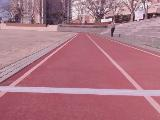
#> input picture image/stop_line_1.jpg, 160 x 120 px
$ python contour_main.py
#> lines starting #> are read from the running program, lines starting #| are printed output that depends on the picture; after the words box and inside, x2 and y2 are one past the last pixel; in counts of white or black regions, pixels touching at a corner belong together
import cv2
import numpy as np

def region_of_interest(image):
    h = int(image.shape[0])
    w = int(image.shape[1])

    # 관심 영역 표시 [LB][LT][RT][RB]
    _shape = np.array([
        [int(0.15 * w), int(0.95 * h)], [int(0.15 * w), int(0.65 * h)],
        [int(0.80 * w), int(0.65 * h)], [int(0.80 * w), int(0.95 * h)],
    ])

    mask = np.zeros_like(image)

    if len(image.shape) > 2:
        channel_count = image.shape[2]
        ignore_mask_color = (255,) * channel_count
    else:
        ignore_mask_color = 255

    cv2.fillPoly(mask, np.int32([_shape]), ignore_mask_color)
    roi_image = cv2.bitwise_and(image, mask)

    return roi_image

img = cv2.imread('../image/stop_line_1.jpg')
#> img is the input picture: shape (120, 160, 3); mean B, G, R 131.2, 117.2, 172.5
gray = cv2.cvtColor(img, cv2.COLOR_BGR2GRAY)
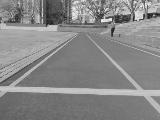
#> gray: shape (120, 160); min 23, max 250, mean 135.4
roi_img = region_of_interest(gray)
#> in region_of_interest, `cv2.fillPoly(mask, np.int32([_shape]), ignore_mask_color)`:
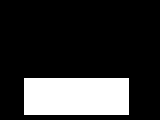
#> mask: shape (120, 160); 20.2% white; 1 white region, box (x1, y1, x2, y2) and area: (24, 78, 129, 115) 3885
#> in region_of_interest, `roi_image = cv2.bitwise_and(image, mask)`:
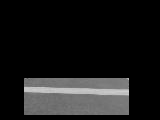
#> roi_image: shape (120, 160); min 0, max 210, mean 26

ret, thresh = cv2.threshold(roi_img, 127, 255, 0)
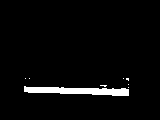
#> thresh: shape (120, 160); 3.6% white; 8 white regions (7 under 20 px)

contours, hierachy = cv2.findContours(thresh, cv2.RETR_EXTERNAL, cv2.CHAIN_APPROX_NONE)
#> contours = 8 contours, 7 with area under 20; largest, box (x1, y1, x2, y2) and area: (24, 86, 129, 96) 556
contour_image = cv2.drawContours(img, contours, -1, (0, 255, 0), 3)
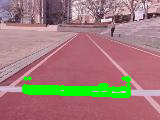
#> contour_image: shape (120, 160, 3); mean B, G, R 121.3, 124.4, 160.7

cv2.imshow('image', contour_image)
cv2.waitKey(0)
cv2.destroyAllWindows()

$ run again, with image/stop_line_2.jpg copied over image/stop_line_1.jpg
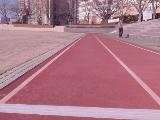
#> input picture image/stop_line_2.jpg, 160 x 120 px
#> img is the input picture: shape (120, 160, 3); mean B, G, R 136, 121.6, 173.6
#> mask: shape (120, 160); 20.2% white; 1 white region, box (x1, y1, x2, y2) and area: (24, 78, 129, 115) 3885
#> `ret, thresh = cv2.threshold(roi_img, 127, 255, 0)`:
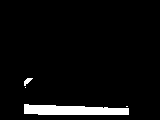
#> thresh: shape (120, 160); 4.9% white; 4 white regions (2 under 20 px)
#> contours = 4 contours, 2 with area under 20; largest, box (x1, y1, x2, y2) and area: (24, 104, 129, 115) 790, (24, 78, 33, 86) 26
#> `contour_image = cv2.drawContours(img, contours, -1, (0, 255, 0), 3)`:
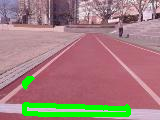
#> contour_image: shape (120, 160, 3); mean B, G, R 125, 128.1, 161.4

$ run again, with image/TestTrack_3.jpg copied over image/stop_line_1.jpg
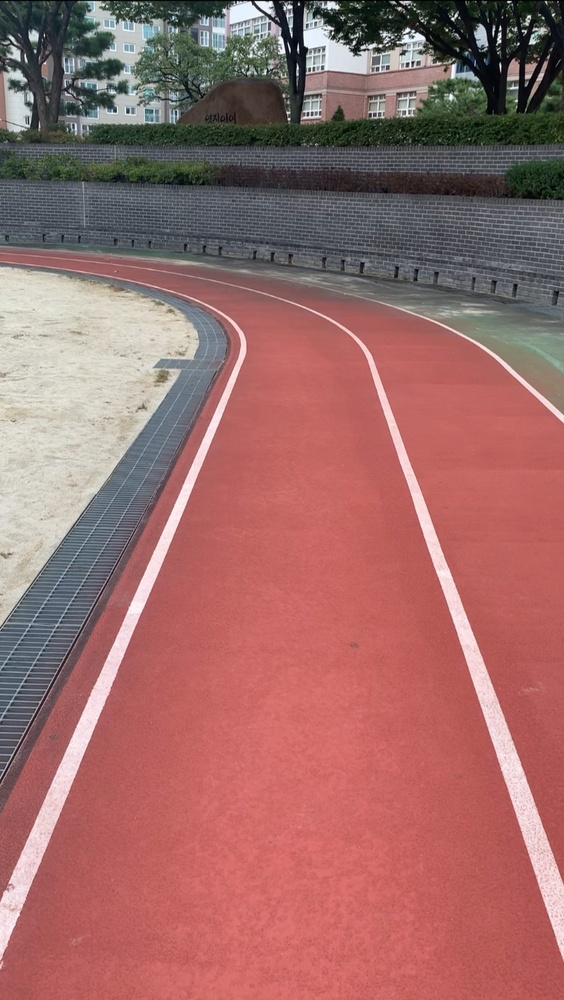
#> input picture image/TestTrack_3.jpg, 564 x 1000 px, shrunk from 828 x 1469 before the run
#> img is the input picture: shape (1000, 564, 3); mean B, G, R 105.3, 107.3, 157.3
#> in region_of_interest, `cv2.fillPoly(mask, np.int32([_shape]), ignore_mask_color)`:
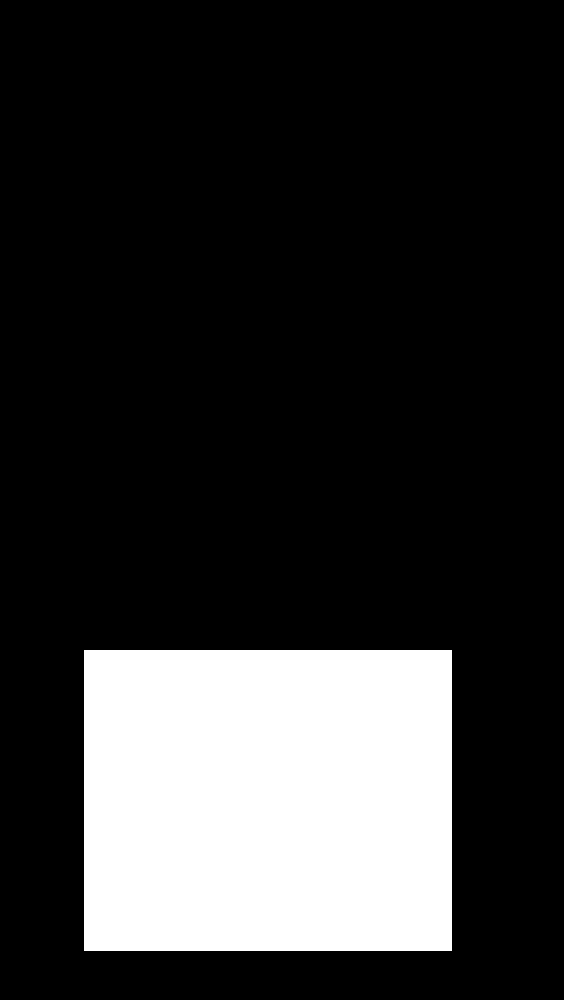
#> mask: shape (1000, 564); 19.6% white; 1 white region, box (x1, y1, x2, y2) and area: (84, 650, 452, 951) 110768
#> thresh: shape (1000, 564); 12.5% white; 649 white regions (621 under 20 px)
#> contours = 644 contours, 632 with area under 20; largest, box (x1, y1, x2, y2) and area: (130, 650, 445, 951) 68754, (84, 650, 126, 754) 1384, (377, 650, 403, 661) 84, (174, 704, 192, 719) 58, (393, 716, 407, 731) 39
#> `contour_image = cv2.drawContours(img, contours, -1, (0, 255, 0), 3)`:
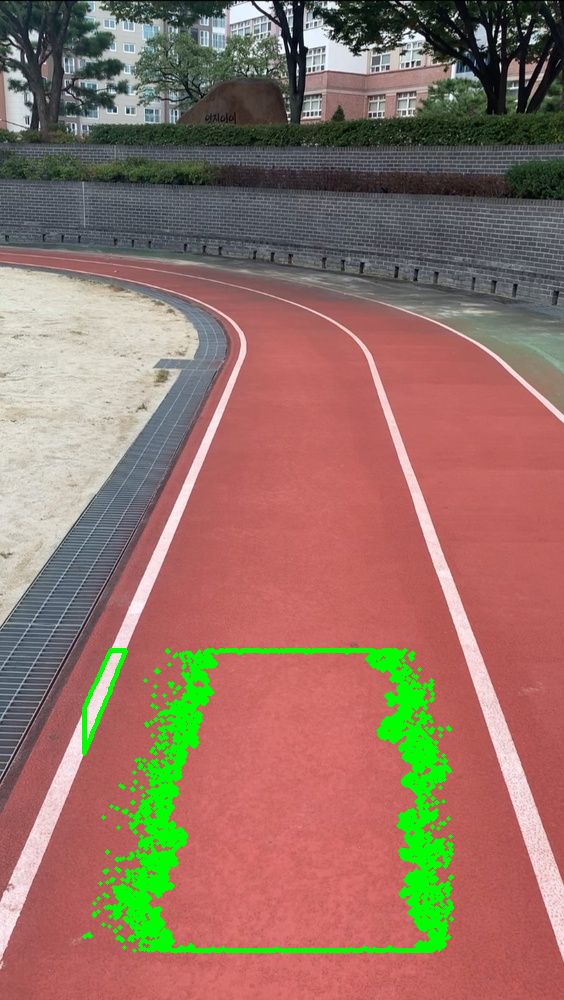
#> contour_image: shape (1000, 564, 3); mean B, G, R 101, 114, 148.8
